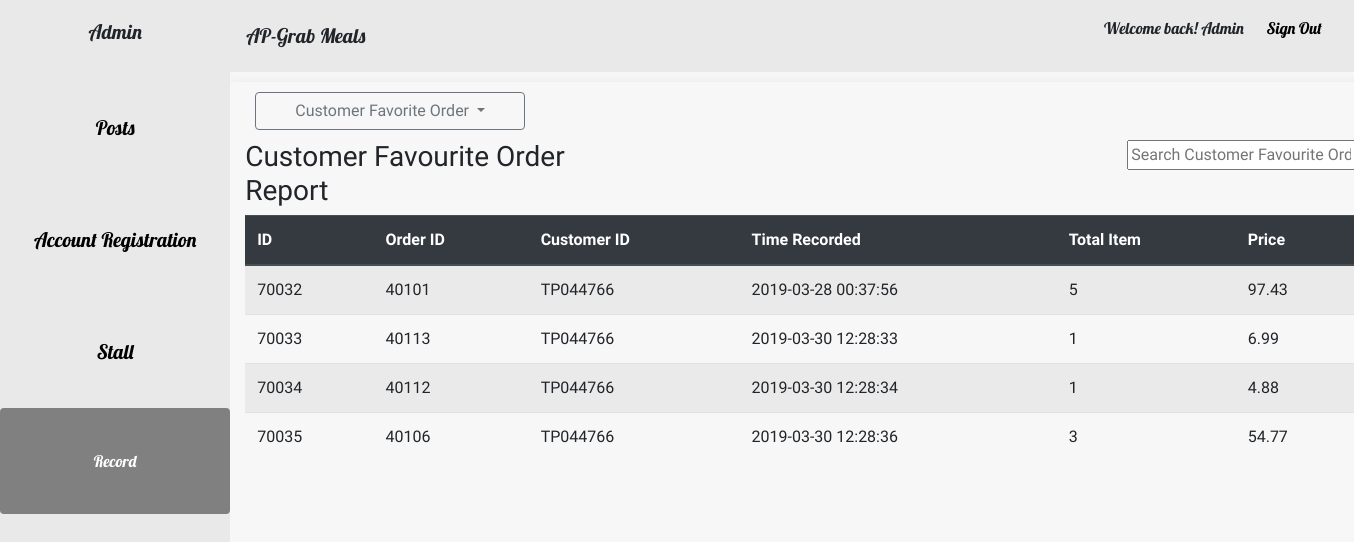
Screenshot of /online-meal-ordering-system/system-admin-app/forderdatabase.php (signed in) with the database file from the repository.
### tables this page shows
CREATE TABLE `favourite_order` (
  `Favourite_ID` int(11) NOT NULL,
  `Order_ID` int(11) NOT NULL,
  `Customer_ID` varchar(255) NOT NULL,
  `Favourite_Timestamp` datetime NOT NULL DEFAULT current_timestamp()
);

CREATE TABLE `orders` (
  `Order_ID` int(11) NOT NULL,
  `Food_ID` varchar(255) NOT NULL,
  `Customer_ID` varchar(255) NOT NULL,
  `Total_Item` int(11) NOT NULL,
  `Order_date` datetime NOT NULL DEFAULT current_timestamp(),
  `Order_Get_Time` varchar(255) DEFAULT NULL,
  `Order_Estimated_Time` datetime DEFAULT NULL,
  `Order_Prepare_Time` datetime DEFAULT NULL,
  `Order_Tracking_Number` varchar(255) NOT NULL,
  `Order_Total_Price` varchar(255) NOT NULL,
  `Order_Remark` varchar(255) NOT NULL
);

### online-meal-ordering-system/system-admin-app/forderdatabase.php (the view, shortened to what this page needs)
<?php session_start();
	include("base.php");
?>
<div class="allall">
		<div class="container tatata">
			<div class="dropdown">
			  	<a class="btn btn-outline-secondary mar dropdown-toggle idwnbym" href="#" role="button" id="dropdownMenuLink" data-toggle="dropdown" aria-haspopup="true" aria-expanded="false">
			    Customer Favorite Order
			  	</a>
			  	<div class="bomm">
			  		<form action="database.php" method="post">
			  			<h3 class="fff">Customer Favourite Order Report</h3>
			  			<input class="ff" type="text"  id="myInput" onkeyup="myFunction()" placeholder="Search Customer Favourite Order here..">
			  		</form>
			  	</div>
			</div>
<div class="tatatata">
		<table class="table table-striped" id="myTable">
			<form><thead class="thead-dark">
				<tr>
					<th scope="col">ID</th>
					<th scope="col">Order ID</th>
					<th scope="col">Customer ID</th>
					<th scope="col">Time Recorded</th>
					<th scope="col">Total Item</th>
					<th scope="col">Price</th>
				</tr>
			</thead>
				<tbody>
				<?php
					$sql = "SELECT * FROM favourite_order";
					$result = mysqli_query($con, $sql);
					while($forder = mysqli_fetch_array($result)){
							$fid = $forder['Favourite_ID'];
							$oid = $forder['Order_ID'];
							$cid = $forder['Customer_ID'];
							$timestamp = $forder['Favourite_Timestamp'];
							$sql1 = mysqli_query($con, "SELECT * FROM orders WHERE Order_ID = '$oid'");
							$order = mysqli_fetch_array($sql1);
							$item = $order['Total_Item'];
							$price = $order['Order_Total_Price'];
							echo "<tr>";
							echo "<td>";
							echo "".$fid."";
							echo "</td><td>";
							echo "".$oid."";
							echo "</td><td>";
							echo "".$cid."";
							echo "</td><td>";
							echo "".$timestamp."";
							echo "</td><td>";
							echo "".$item."";
							echo "</td><td>";
							echo "".$price."";
							echo "</td>";
							echo "</tr>";
					}
				?>
			</tbody></form>
		</table>
</div>
</div>
</div>

### online-meal-ordering-system/system-admin-app/home.css (style rules this page uses)
html,body { background-color: #f7f7f7; }
.container { box-shadow: 0px 8px 16px 0px rgba(0,0,0,0.2)!important; width:1200px!important; }
.allall { width:83%; height:83%; float:right; }
.tatata { margin-top:10px; height:640px; overflow:auto; }
.tatatata { height:540px; width:100%; overflow:auto; }
.mar { margin:10px; }
.ff { float:right; }
.fff { float:left; width:400px; }
.idwnbym { width:270px; }

### online-meal-ordering-system/system-admin-app/base.php (style rules this page uses)
body { font-family: 'Acme', sans-serif; }

### rows the page displays
favourite_order: Favourite_ID "70032", Order_ID "40101", Customer_ID "TP044766", Favourite_Timestamp "2019-03-28 00:37:56", Order_ID.Total_Item "5", Order_ID.Order_Total_Price "97.43"
favourite_order: Favourite_ID "70033", Order_ID "40113", Customer_ID "TP044766", Favourite_Timestamp "2019-03-30 12:28:33", Order_ID.Total_Item "1", Order_ID.Order_Total_Price "6.99"
favourite_order: Favourite_ID "70034", Order_ID "40112", Customer_ID "TP044766", Favourite_Timestamp "2019-03-30 12:28:34", Order_ID.Total_Item "1", Order_ID.Order_Total_Price "4.88"
favourite_order: Favourite_ID "70035", Order_ID "40106", Customer_ID "TP044766", Favourite_Timestamp "2019-03-30 12:28:36", Order_ID.Total_Item "3", Order_ID.Order_Total_Price "54.77"
